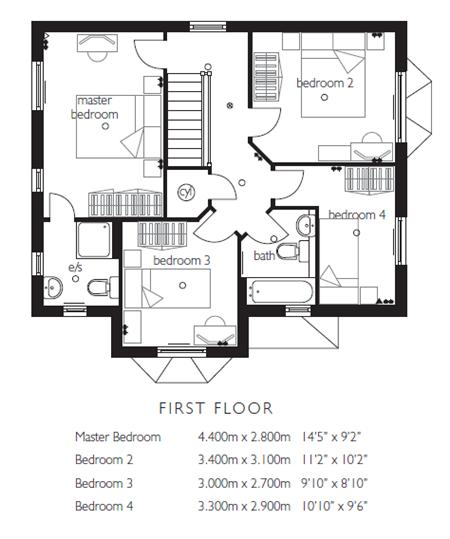
#> input picture Data/floorplans_VOA/DFirstFloor.jpg, 450 x 539 px
$ jupyter execute --allow-errors 'Room detection.ipynb'
#> lines starting #> are read from the running program, lines starting #| are printed output that depends on the picture; after the words box and inside, x2 and y2 are one past the last pixel; in counts of white or black regions, pixels touching at a corner belong together
[cell 1]
import cv2
import numpy as np
from matplotlib import pyplot as plt
import random

[cell 2]
def find_rooms(img, noise_removal_threshold=25, corners_threshold=0.01,
               room_closing_max_length=100, gap_in_wall_threshold=50):
    """

    :param img: grey scale image of rooms, already eroded and doors removed etc.
    :param noise_removal_threshold: Minimal area of blobs to be kept.
    :param corners_threshold: Threshold to allow corners. Higher removes more of the house.
    :param room_closing_max_length: Maximum line length to add to close off open doors.
    :param gap_in_wall_threshold: Minimum number of pixels to identify component as room instead of hole in the wall.
    :return: rooms: list of numpy arrays containing boolean masks for each detected room
             colored_house: A colored version of the input image, where each room has a random color.
    """
    assert 0 <= corners_threshold <= 1
    # Remove noise left from door removal

    img[img < 128] = 0
    img[img > 128] = 255
    contours, hierarchy = cv2.findContours(img, cv2.RETR_EXTERNAL, cv2.CHAIN_APPROX_SIMPLE)

    mask = np.zeros_like(img)
    for contour in contours:
        area = cv2.contourArea(contour)
        if area > noise_removal_threshold:
            cv2.fillPoly(mask, [contour], 255)

    img = ~mask

    # Detect corners (you can play with the parameters here)
    dst = cv2.cornerHarris(img ,2,3,0.04)
    dst = cv2.dilate(dst,None)
    corners = dst > corners_threshold * dst.max()

    # Draw lines to close the rooms off by adding a line between corners on the same x or y coordinate
    # This gets some false positives.
    # You could try to disallow drawing through other existing lines for example.
    for y,row in enumerate(corners):
        x_same_y = np.argwhere(row)
        for x1, x2 in zip(x_same_y[:-1], x_same_y[1:]):

            if x2[0] - x1[0] < room_closing_max_length:
                color = 0
                cv2.line(img, (x1, y), (x2, y), color, 1)

    for x,col in enumerate(corners.T):
        y_same_x = np.argwhere(col)
        for y1, y2 in zip(y_same_x[:-1], y_same_x[1:]):
            if y2[0] - y1[0] < room_closing_max_length:
                color = 0
                cv2.line(img, (x, y1), (x, y2), color, 1)


    # Mark the outside of the house as black
    contours, hierarchy = cv2.findContours(~img, cv2.RETR_EXTERNAL, cv2.CHAIN_APPROX_SIMPLE)
    contour_sizes = [(cv2.contourArea(contour), contour) for contour in contours]
    biggest_contour = max(contour_sizes, key=lambda x: x[0])[1]
    mask = np.zeros_like(mask)
    cv2.fillPoly(mask, [biggest_contour], 255)
    img[mask == 0] = 0

    # Find the connected components in the house
    ret, labels = cv2.connectedComponents(img)
    img = cv2.cvtColor(img,cv2.COLOR_GRAY2RGB)
    unique = np.unique(labels)
    rooms = []
    for label in unique:
        component = labels == label
        if img[component].sum() == 0 or np.count_nonzero(component) < gap_in_wall_threshold:
            color = 0
        else:
            rooms.append(component)
            color = np.random.randint(0, 255, size=3)
        img[component] = color

    return rooms, img

[cell 3]
def get_bearing_walls(origianl_image):
    gray = cv2.cvtColor(origianl_image, cv2.COLOR_RGB2GRAY)

    # binary inverse thresholding
    _, thresh = cv2.threshold(gray, 127, 255, cv2.THRESH_BINARY_INV)

    plt.figure(figsize = (60,6))
    plt.imshow(thresh, cmap='gray')
    plt.title('thresh')
    plt.xticks([]), plt.yticks([])
    plt.show()

    kernel = np.ones((3, 3), np.float32)
    bearing_walls = cv2.morphologyEx(thresh, cv2.MORPH_OPEN, kernel)


    # _, bearing_walls_inv = cv2.threshold(bearing_walls, 127, 255, cv2.THRESH_BINARY_INV)

    return bearing_walls

[cell 4]
#read the image

img_path = "../Data/floorplans_VOA/DFirstFloor.jpg"
original_image = cv2.imread(img_path)
#> original_image is the input picture: shape (539, 450, 3); mean B, G, R 229.3, 229.2, 229.4


img_copy = original_image.copy()
a, b, c = original_image.shape
#> a = 539; b = 450; c = 3
blank_img = np.zeros([a, b, c], np.uint8)
blank_img.fill(255)
#> blank_img: shape (539, 450, 3); every value is 255

room_bounary_contours = blank_img.copy()

bearing_walls = get_bearing_walls(original_image)
#> in get_bearing_walls, `_, thresh = cv2.threshold(gray, 127, 255, cv2.THRESH_BINARY_INV)`:
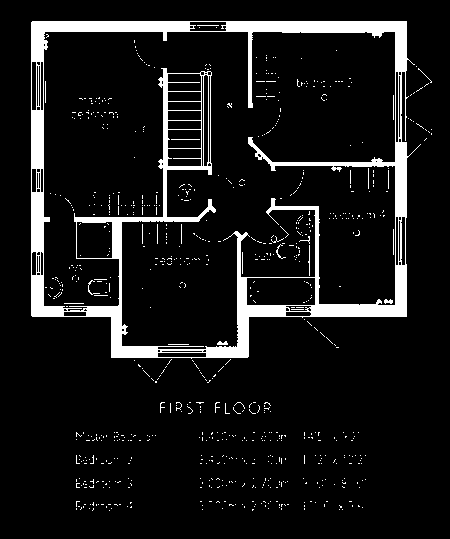
#> thresh: shape (539, 450); 9% white; 776 white regions (756 under 20 px), largest, box (x1, y1, x2, y2) and area: (31, 21, 421, 359) 19442, (88, 280, 100, 295) 34, (308, 245, 310, 276) 33
#> in get_bearing_walls, `bearing_walls = cv2.morphologyEx(thresh, cv2.MORPH_OPEN, kernel)`:
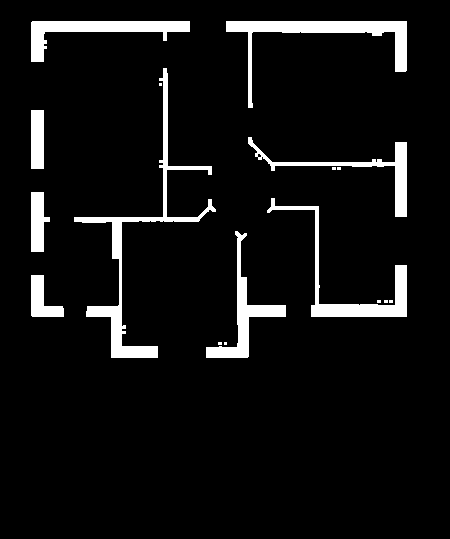
#> bearing_walls: shape (539, 450); 7% white; 17 white regions (8 under 20 px)

#> (a cell that did not finish here is left out)

#> in find_rooms, `contours, hierarchy = cv2.findContours(img, cv2.RETR_EXTERNAL, cv2.CHA..`: contours = 17 contours, 8 with area under 20; largest, box (x1, y1, x2, y2) and area: (74, 68, 216, 358) 2924, (226, 21, 407, 108) 2602, (267, 198, 407, 317) 2016, (31, 21, 190, 62) 1988, (206, 231, 286, 358) 1692
#> the loop in find_rooms, `for contour in contours:` made 17 passes
#> area on passes 6, 7, 8, 9, 12, 15, 16, 17: 690.5, 1692.5, 2016.5, 733, 1389, 2924, 2602, 1987.5
#> (contour, area) on pass 13: ([[31, 110], [31, 168], [43, 168], [43, 110]], 696)
#> after the loop in find_rooms, `for contour in contours:`: mask: shape (539, 450); 6.9% white; 9 white regions, largest, box (x1, y1, x2, y2) and area: (74, 68, 216, 358) 3489, (226, 21, 407, 108) 2909, (267, 198, 407, 317) 2315
#> in find_rooms, `dst = cv2.cornerHarris(img ,2,3,0.04)`:
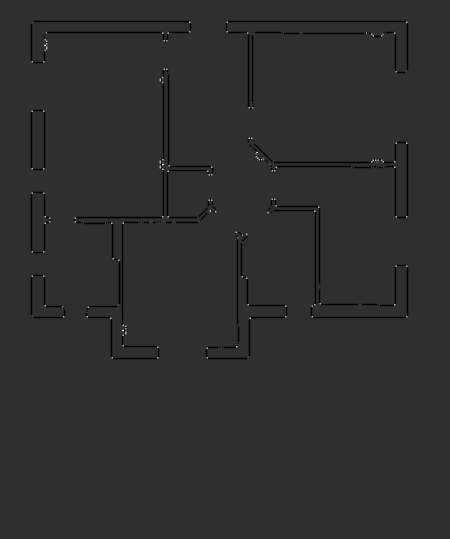
#> dst: shape (539, 450) float32; min -0.04, max 0.175, mean -0.00076; drawn with min black and max white
#> in find_rooms, `dst = cv2.dilate(dst,None)`:
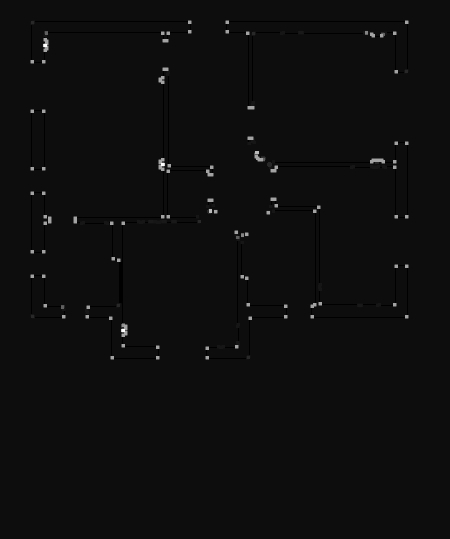
#> dst: shape (539, 450) float32; min -0.01, max 0.175, mean 0.000586; drawn with min black and max white
#> in find_rooms, `corners = dst > corners_threshold * dst.max()`:
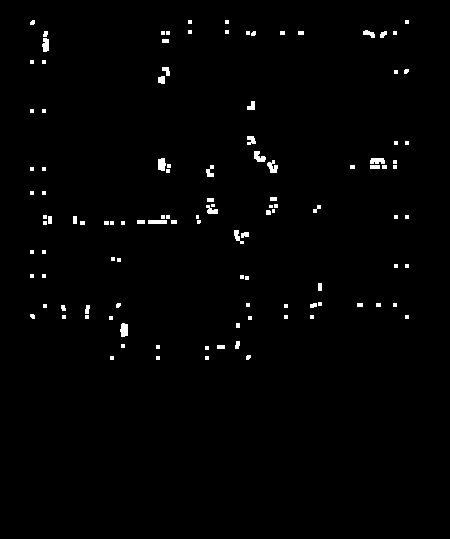
#> corners: shape (539, 450) bool; 1.2% white; 115 white regions (66 under 20 px), largest, box (x1, y1, x2, y2) and area: (120, 323, 128, 337) 94, (158, 158, 166, 171) 88, (267, 160, 278, 173) 87
#> the loop in find_rooms, `for y,row in enumerate(corners):` made 21 passes

$ run again, with Data/floorplans_VOA/DGroundFloor.jpg copied over Data/floorplans_VOA/DFirstFloor.jpg
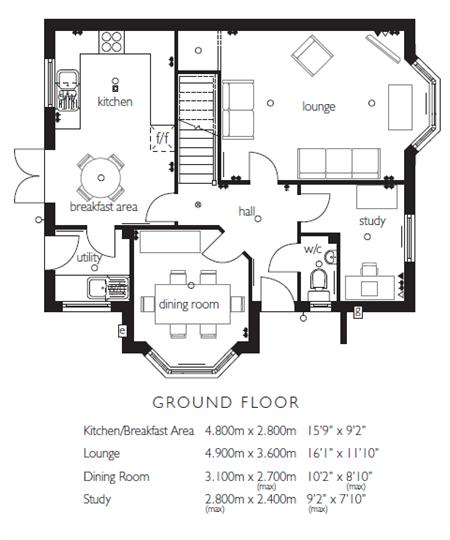
#> input picture Data/floorplans_VOA/DGroundFloor.jpg, 450 x 540 px
#> original_image is the input picture: shape (540, 450, 3); mean B, G, R 231.6, 231.5, 231.6
#> blank_img: shape (540, 450, 3); every value is 255
#> in get_bearing_walls, `_, thresh = cv2.threshold(gray, 127, 255, cv2.THRESH_BINARY_INV)`:
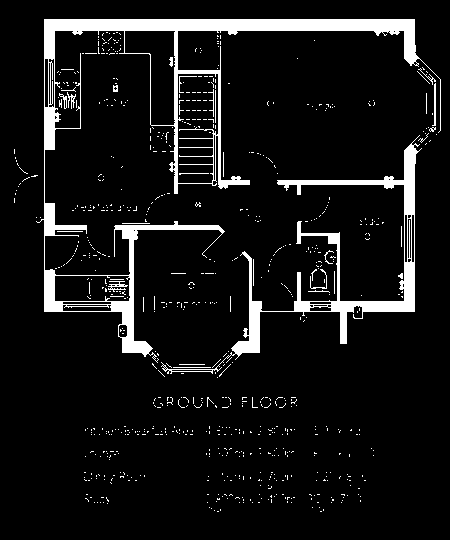
#> thresh: shape (540, 450); 8.2% white; 754 white regions (728 under 20 px), largest, box (x1, y1, x2, y2) and area: (36, 19, 441, 363) 11625, (161, 135, 422, 374) 5434, (108, 281, 128, 292) 93
#> bearing_walls: shape (540, 450); 6.1% white; 19 white regions (10 under 20 px)
#> contours = 19 contours, 10 with area under 20; largest, box (x1, y1, x2, y2) and area: (44, 19, 418, 194) 5752, (297, 221, 415, 344) 1728, (111, 221, 224, 355) 1615, (278, 145, 417, 215) 1294, (232, 252, 262, 355) 816
#> the loop in find_rooms, `for contour in contours:` made 19 passes
#> area on passes 6, 7, 8, 9, 10, 11, 14, 15: 238, 493.5, 815.5, 1727.5, 1615, 449, 1293.5, 443
#> img: shape (540, 450); 93.9% white; 9 black regions, largest, box (x1, y1, x2, y2) and area: (44, 19, 418, 194) 6554, (297, 221, 415, 344) 2023, (111, 221, 224, 355) 1887
#> in find_rooms, `corners = dst > corners_threshold * dst.max()`:
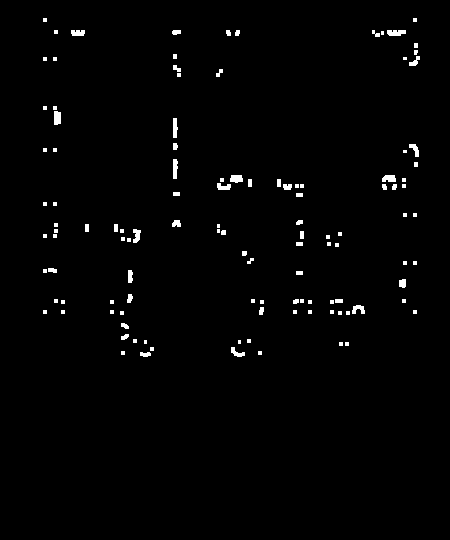
#> corners: shape (540, 450) bool; 1.3% white; 117 white regions (67 under 20 px), largest, box (x1, y1, x2, y2) and area: (387, 30, 406, 36) 97, (54, 111, 61, 125) 92, (230, 175, 243, 183) 88
#> the loop in find_rooms, `for y,row in enumerate(corners):` made 19 passes
#> x_same_y on pass 19: [43, 44, 45, 46, 413, 414, 415, 416]

$ run again, with Data/floorplans_VOA/First Floor Strafford.jpg copied over Data/floorplans_VOA/DFirstFloor.jpg
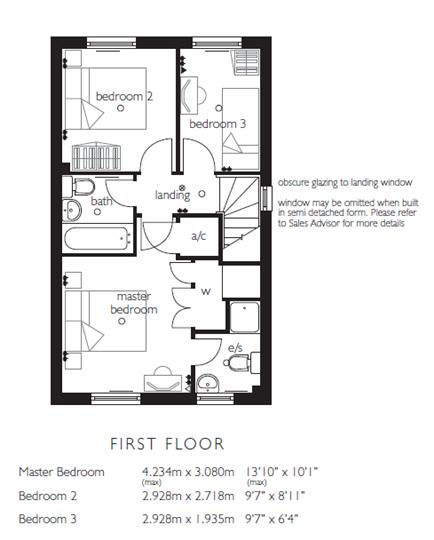
#> input picture Data/floorplans_VOA/First Floor Strafford.jpg, 434 x 540 px
#> original_image is the input picture: shape (540, 434, 3); mean B, G, R 233.9, 233.8, 234
#> blank_img: shape (540, 434, 3); every value is 255
#> in get_bearing_walls, `_, thresh = cv2.threshold(gray, 127, 255, cv2.THRESH_BINARY_INV)`:
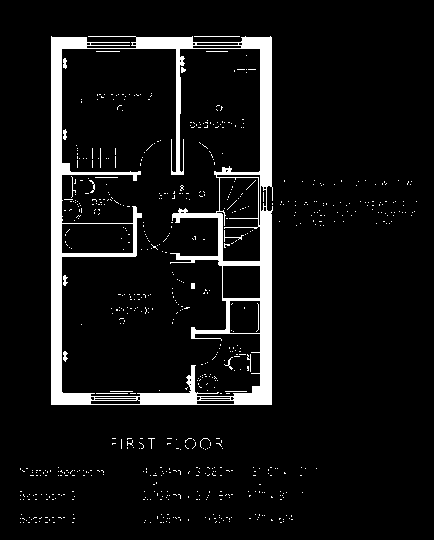
#> thresh: shape (540, 434); 7.3% white; 707 white regions (686 under 20 px), largest, box (x1, y1, x2, y2) and area: (51, 36, 273, 405) 15236, (194, 36, 240, 37) 46, (224, 230, 244, 242) 38
#> bearing_walls: shape (540, 434); 6% white; 17 white regions (11 under 20 px)
#> contours = 17 contours, 12 with area under 20; largest, box (x1, y1, x2, y2) and area: (51, 37, 142, 405) 4908, (172, 211, 272, 405) 3480, (214, 37, 272, 187) 1956, (136, 37, 193, 175) 1076, (140, 365, 197, 405) 728
#> the loop in find_rooms, `for contour in contours:` made 17 passes
#> area on passes 1, 7, 15, 16, 17: 728, 3480, 1956.5, 1075.5, 4908.5
#> img: shape (540, 434); 94.1% white; 5 black regions, box (x1, y1, x2, y2) and area: (51, 37, 142, 405) 5545, (172, 211, 272, 405) 4001, (214, 37, 272, 187) 2185, (136, 37, 193, 175) 1283, (140, 365, 197, 405) 828
#> in find_rooms, `corners = dst > corners_threshold * dst.max()`:
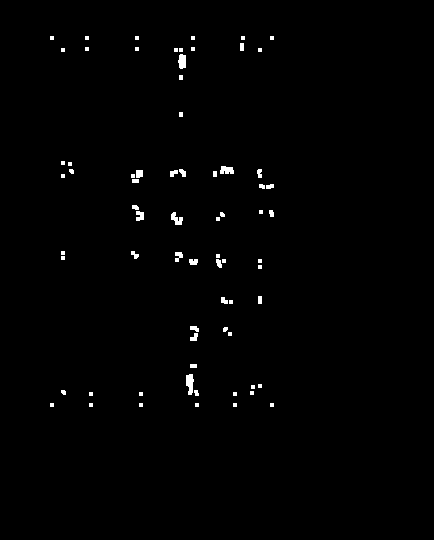
#> corners: shape (540, 434) bool; 0.84% white; 71 white regions (39 under 20 px), largest, box (x1, y1, x2, y2) and area: (186, 374, 194, 395) 123, (178, 54, 186, 69) 100, (220, 166, 234, 174) 92
#> the loop in find_rooms, `for y,row in enumerate(corners):` made 37 passes

$ run again, with Data/floorplans_VOA/Ground Floor Stafford.jpg copied over Data/floorplans_VOA/DFirstFloor.jpg
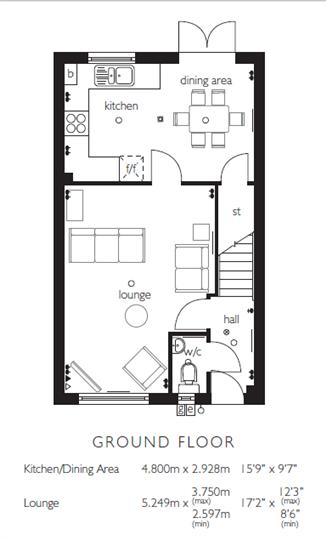
#> input picture Data/floorplans_VOA/Ground Floor Stafford.jpg, 326 x 540 px
#> original_image is the input picture: shape (540, 326, 3); mean B, G, R 233.1, 233, 233.2
#> blank_img: shape (540, 326, 3); every value is 255
#> in get_bearing_walls, `_, thresh = cv2.threshold(gray, 127, 255, cv2.THRESH_BINARY_INV)`:
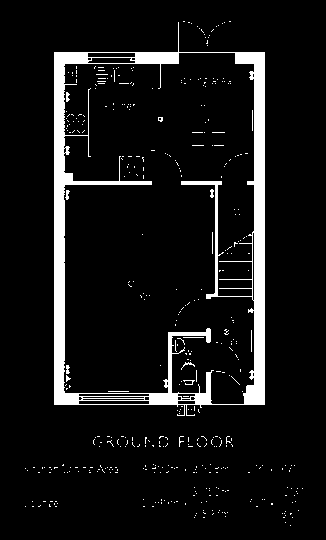
#> thresh: shape (540, 326); 7.8% white; 439 white regions (427 under 20 px), largest, box (x1, y1, x2, y2) and area: (54, 22, 265, 416) 12476, (65, 190, 70, 200) 29, (66, 92, 70, 102) 28
#> bearing_walls: shape (540, 326); 6.4% white; 19 white regions (13 under 20 px)
#> contours = 19 contours, 13 with area under 20; largest, box (x1, y1, x2, y2) and area: (54, 52, 152, 405) 4168, (235, 52, 265, 405) 3928, (149, 328, 211, 405) 652, (135, 52, 179, 64) 473, (181, 181, 222, 299) 374, (195, 372, 211, 405) 250
#> the loop in find_rooms, `for contour in contours:` made 19 passes
#> area on passes 3, 6, 10, 17, 19: 249.5, 652.5, 373.5, 3928.5, 4167.5
#> img: shape (540, 326); 93.7% white; 6 black regions, box (x1, y1, x2, y2) and area: (54, 52, 152, 405) 4652, (235, 52, 265, 405) 4325, (149, 328, 211, 405) 799, (181, 181, 222, 299) 538, (135, 52, 179, 64) 528, (195, 372, 211, 405) 297
#> in find_rooms, `corners = dst > corners_threshold * dst.max()`:
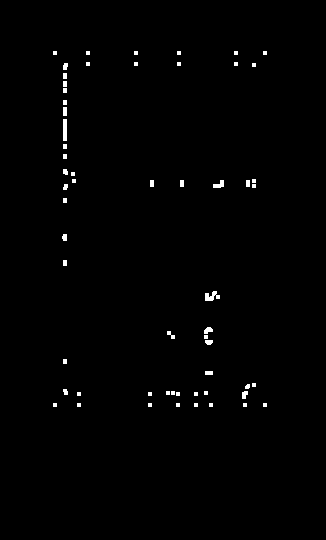
#> corners: shape (540, 326) bool; 0.79% white; 59 white regions (32 under 20 px), largest, box (x1, y1, x2, y2) and area: (205, 291, 220, 301) 92, (63, 119, 67, 141) 88, (213, 180, 224, 188) 57
#> the loop in find_rooms, `for y,row in enumerate(corners):` made 52 passes
